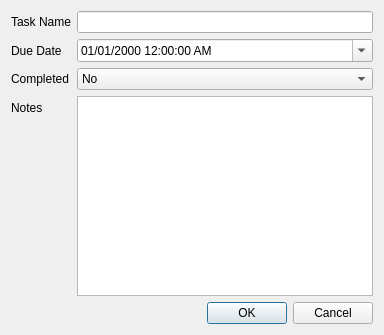
<?xml version="1.0" encoding="UTF-8"?>
<ui version="4.0">
 <class>insertItem</class>
 <widget class="QDialog" name="insertItem">
  <property name="geometry">
   <rect>
    <x>0</x>
    <y>0</y>
    <width>384</width>
    <height>335</height>
   </rect>
  </property>
  <property name="windowTitle">
   <string>Dialog</string>
  </property>
  <layout class="QGridLayout" name="gridLayout">
   <item row="0" column="0">
    <layout class="QFormLayout" name="formLayout">
     <item row="0" column="0">
      <widget class="QLabel" name="label">
       <property name="text">
        <string>Task Name</string>
       </property>
      </widget>
     </item>
     <item row="0" column="1">
      <widget class="QLineEdit" name="lineEdit"/>
     </item>
     <item row="1" column="0">
      <widget class="QLabel" name="label_2">
       <property name="text">
        <string>Due Date</string>
       </property>
      </widget>
     </item>
     <item row="1" column="1">
      <widget class="QDateTimeEdit" name="dateTimeEdit">
       <property name="displayFormat">
        <string>MM/dd/yyyy hh:mm:ss AP</string>
       </property>
       <property name="calendarPopup">
        <bool>true</bool>
       </property>
      </widget>
     </item>
     <item row="2" column="0">
      <widget class="QLabel" name="label_3">
       <property name="text">
        <string>Completed</string>
       </property>
      </widget>
     </item>
     <item row="2" column="1">
      <widget class="QComboBox" name="comboBox">
       <item>
        <property name="text">
         <string>No</string>
        </property>
       </item>
       <item>
        <property name="text">
         <string>Yes</string>
        </property>
       </item>
      </widget>
     </item>
     <item row="3" column="0">
      <widget class="QLabel" name="label_4">
       <property name="text">
        <string>Notes</string>
       </property>
      </widget>
     </item>
     <item row="3" column="1">
      <widget class="QPlainTextEdit" name="plainTextEdit"/>
     </item>
    </layout>
   </item>
   <item row="1" column="0">
    <widget class="QDialogButtonBox" name="buttonBox">
     <property name="enabled">
      <bool>true</bool>
     </property>
     <property name="orientation">
      <enum>Qt::Horizontal</enum>
     </property>
     <property name="standardButtons">
      <set>QDialogButtonBox::Cancel|QDialogButtonBox::Ok</set>
     </property>
    </widget>
   </item>
  </layout>
 </widget>
 <resources/>
 <connections>
  <connection>
   <sender>buttonBox</sender>
   <signal>rejected()</signal>
   <receiver>insertItem</receiver>
   <slot>reject()</slot>
   <hints>
    <hint type="sourcelabel">
     <x>316</x>
     <y>260</y>
    </hint>
    <hint type="destinationlabel">
     <x>286</x>
     <y>274</y>
    </hint>
   </hints>
  </connection>
 </connections>
</ui>
